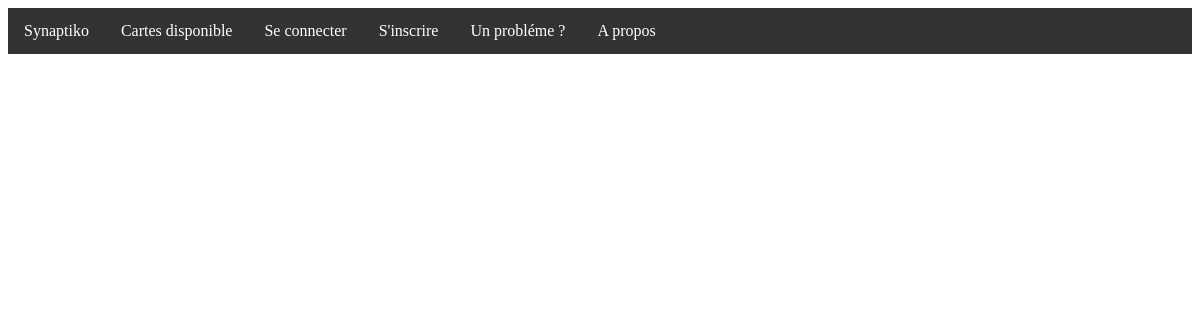
/quiz/cartes/liste/, run on an earlier commit of the app's database.
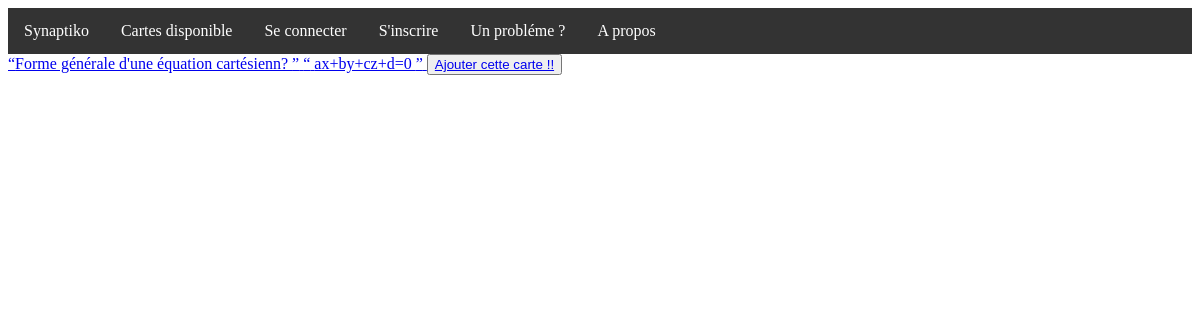
And on a later commit of the database.
### quiz/models.py (models this page shows, shortened)
class FlashCarte(models.Model):
    possible_tags = [
        ('Date', 'Date'),
        ('Personnage/Figure', 'Personnage/Figure'),
        ('Formule', 'Formule'),
        ('Définition', 'Définition'),
        ('Mot', 'Mot'),
        ('Verbe', 'Verbe'),
        ('Citation', 'Citation'),
        ('Généralité','Généralité')
    ]
    type_de_note = models.CharField(max_length=20, choices=possible_tags)
    date_ajout = models.DateField(auto_now_add=True, null=True)
    devant = models.CharField(max_length=100, blank=True, null=True)
    image_devant = models.ImageField(upload_to='media/image_devant/', blank=True, null=True)
    dos = models.CharField(max_length=100, blank=True, null=True)
    image_dos = models.ImageField(upload_to='media/image_dos/', blank=True, null=True)
    id = models.AutoField(primary_key=True)
    champs_supplementaires = models.TextField(blank=True, null = True)
    publique = models.BooleanField(default=True)

### quiz/views.py (the view)
# urls.py: path("cartes/liste/", views.voir_cartes, name="voir-cartes"),
def voir_cartes(request):
    cartes = FlashCarte.objects.filter(publique=True)
    context = {
        'cartes':cartes
    }
    return render(request, 'quiz/liste toutes les cartes .html', context)

### templates/quiz/liste toutes les cartes .html
{% extends 'baseavecnavbar.html' %}
{% block content %}
{% for carte in cartes %}
<a href={% url 'reviser-carte' carte.id %}>
  <q>{{carte.devant}} </q>
  <q> {{carte.dos}} </q>
</a>
  <button><a href={% url 'ajout-carte' carte.id %}>Ajouter cette carte !!</a></button>
{% endfor %}
{% endblock content %}

### templates/baseavecnavbar.html (shortened to what this page needs)
<!DOCTYPE html>
    <html lang="en">
        <head>
        </head>
    <body>
        <ul>
            <li><a href="#Synaptiko">Synaptiko</a></li>
            <li><a href="#Cartes Disponible">Cartes disponible</a></li>
            <li><a href="#Se connecter">Se connecter</a></li>
            <li><a href="#S'inscrire">S'inscrire</a></li>
            <li><a href="#Un probléme ?">Un probléme ?</a></li>
            <li><a href="#A propos">A propos</a></li>
        </ul>
        {% block content %}
        {% endblock %}
    </body>
</html>

### templates/baseavecnavbar.html (style rules this page uses)
ul { list-style-type: none; margin: 0; padding: 0; overflow: hidden; background-color: #333; }
li { float: left; }
li a { display: block; color: white; text-align: center; padding: 14px 16px; text-decoration: none; }

What changed in the data, as far as the page shows it:
added FlashCarte: devant "Forme générale d'une équation cartésienn?", dos "ax+by+cz+d=0"
